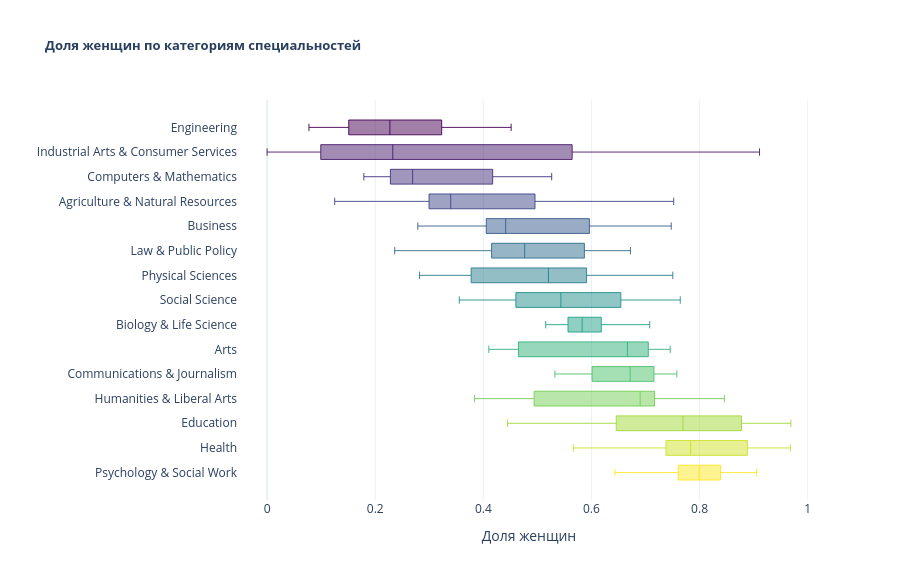

Source (notebook cell):
### Markdown cell above
$H_0$ — распределения `ShareWomen` по группам `Major_category` не различаются;  
$H_1$ — хотя бы одна группа `Major_category` значимо отличается по `ShareWomen`.

### Code cell
order = (
    df.groupby("Major_category", observed=True)["ShareWomen"]
    .median()
    .sort_values(ascending=True)
    .index.tolist()
)

colors = pc.sample_colorscale("Viridis", len(order))
color_map = dict(zip(order, colors))

fig = px.box(
    df,
    y="Major_category",
    x="ShareWomen",
    color="Major_category",
    category_orders={"Major_category": order},
    color_discrete_map=color_map,
    labels={"ShareWomen": "Доля женщин", "Major_category": ""},
    title="<b>Доля женщин по категориям специальностей</b>",
    template="plotly_white",
)
fig.update_traces(
    boxpoints="outliers",
    marker=dict(size=4, opacity=0.5),
    line=dict(width=0.9),
    width=0.6,
)
fig.update_layout(
    showlegend=False,
    title_font_size=13,
    width=900,
    height=580,
)
fig.show()

### Figure 1 — Plotly figure (JSON) as saved in the notebook; plotly's stock layout.template omitted (floating-point values rounded to 4 significant figures)
{"data": [{"alignmentgroup": "True", "boxpoints": "outliers", "hovertemplate": "=%{y}<br>Доля женщин=%{x}<extra></extra>", "legendgroup": "Engineering", "line": {"width": 0.9}, "marker": {"color": "rgb(68, 1, 84)", "opacity": 0.5, "size": 4}, "name": "Engineering", "notched": false, "offsetgroup": "Engineering", "orientation": "h", "showlegend": true, "type": "box", "width": 0.6, "x": [0.1206, 0.1019, 0.153, 0.1073, 0.3416, 0.145, 0.1196, 0.1965, 0.1994, 0.1398, 0.4378, 0.3108, 0.184, 0.3208, 0.3435, 0.253, 0.3504, 0.2926, 0.3251, 0.2271, 0.19, 0.3422, 0.2514, 0.3222, 0.2492, 0.1741, 0.4515, 0.2, 0.07745], "x0": " ", "xaxis": "x", "y": ["Engineering", "Engineering", "Engineering", "Engineering", "Engineering", "Engineering", "Engineering", "Engineering", "Engineering", "Engineering", "Engineering", "Engineering", "Engineering", "Engineering", "Engineering", "Engineering", "Engineering", "Engineering", "Engineering", "Engineering", "Engineering", "Engineering", "Engineering", "Engineering", "Engineering", "Engineering", "Engineering", "Engineering", "Engineering"], "y0": " ", "yaxis": "y"}, {"alignmentgroup": "True", "boxpoints": "outliers", "hovertemplate": "=%{y}<br>Доля женщин=%{x}<extra></extra>", "legendgroup": "Industrial Arts & Consumer Services", "line": {"width": 0.9}, "marker": {"color": "rgb(71, 26, 107)", "opacity": 0.5, "size": 4}, "name": "Industrial Arts & Consumer Services", "notched": false, "offsetgroup": "Industrial Arts & Consumer Services", "orientation": "h", "showlegend": true, "type": "box", "width": 0.6, "x": [0.09071, 0.0, 0.2324, 0.125, 0.5028, 0.9109, 0.5848], "x0": " ", "xaxis": "x", "y": ["Industrial Arts & Consumer Services", "Industrial Arts & Consumer Services", "Industrial Arts & Consumer Services", "Industrial Arts & Consumer Services", "Industrial Arts & Consumer Services", "Industrial Arts & Consumer Services", "Industrial Arts & Consumer Services"], "y0": " ", "yaxis": "y"}, {"alignmentgroup": "True", "boxpoints": "outliers", "hovertemplate": "=%{y}<br>Доля женщин=%{x}<extra></extra>", "legendgroup": "Computers & Mathematics", "line": {"width": 0.9}, "marker": {"color": "rgb(69, 49, 125)", "opacity": 0.5, "size": 4}, "name": "Computers & Mathematics", "notched": false, "offsetgroup": "Computers & Mathematics", "orientation": "h", "showlegend": true, "type": "box", "width": 0.6, "x": [0.2227, 0.4481, 0.2536, 0.2441, 0.5265, 0.4343, 0.179, 0.2692, 0.1809, 0.305, 0.3662], "x0": " ", "xaxis": "x", "y": ["Computers & Mathematics", "Computers & Mathematics", "Computers & Mathematics", "Computers & Mathematics", "Computers & Mathematics", "Computers & Mathematics", "Computers & Mathematics", "Computers & Mathematics", "Computers & Mathematics", "Computers & Mathematics", "Computers & Mathematics"], "y0": " ", "yaxis": "y"}, {"alignmentgroup": "True", "boxpoints": "outliers", "hovertemplate": "=%{y}<br>Доля женщин=%{x}<extra></extra>", "legendgroup": "Agriculture & Natural Resources", "line": {"width": 0.9}, "marker": {"color": "rgb(63, 71, 136)", "opacity": 0.5, "size": 4}, "name": "Agriculture & Natural Resources", "notched": false, "offsetgroup": "Agriculture & Natural Resources", "orientation": "h", "showlegend": true, "type": "box", "width": 0.6, "x": [0.3218, 0.4179, 0.2829, 0.3744, 0.125, 0.3051, 0.3397, 0.7521, 0.7285], "x0": " ", "xaxis": "x", "y": ["Agriculture & Natural Resources", "Agriculture & Natural Resources", "Agriculture & Natural Resources", "Agriculture & Natural Resources", "Agriculture & Natural Resources", "Agriculture & Natural Resources", "Agriculture & Natural Resources", "Agriculture & Natural Resources", "Agriculture & Natural Resources"], "y0": " ", "yaxis": "y"}, {"alignmentgroup": "True", "boxpoints": "outliers", "hovertemplate": "=%{y}<br>Доля женщин=%{x}<extra></extra>", "legendgroup": "Business", "line": {"width": 0.9}, "marker": {"color": "rgb(55, 91, 140)", "opacity": 0.5, "size": 4}, "name": "Business", "notched": false, "offsetgroup": "Business", "orientation": "h", "showlegend": true, "type": "box", "width": 0.6, "x": [0.4414, 0.2788, 0.3248, 0.3408, 0.4305, 0.5242, 0.4363, 0.5897, 0.4269, 0.4732, 0.6157, 0.7476, 0.6517], "x0": " ", "xaxis": "x", "y": ["Business", "Business", "Business", "Business", "Business", "Business", "Business", "Business", "Business", "Business", "Business", "Business", "Business"], "y0": " ", "yaxis": "y"}, {"alignmentgroup": "True", "boxpoints": "outliers", "hovertemplate": "=%{y}<br>Доля женщин=%{x}<extra></extra>", "legendgroup": "Law & Public Policy", "line": {"width": 0.9}, "marker": {"color": "rgb(47, 110, 142)", "opacity": 0.5, "size": 4}, "name": "Law & Public Policy", "notched": false, "offsetgroup": "Law & Public Policy", "orientation": "h", "showlegend": true, "type": "box", "width": 0.6, "x": [0.2361, 0.5585, 0.6722, 0.4765, 0.475], "x0": " ", "xaxis": "x", "y": ["Law & Public Policy", "Law & Public Policy", "Law & Public Policy", "Law & Public Policy", "Law & Public Policy"], "y0": " ", "yaxis": "y"}, {"alignmentgroup": "True", "boxpoints": "outliers", "hovertemplate": "=%{y}<br>Доля женщин=%{x}<extra></extra>", "legendgroup": "Physical Sciences", "line": {"width": 0.9}, "marker": {"color": "rgb(40, 126, 142)", "opacity": 0.5, "size": 4}, "name": "Physical Sciences", "notched": false, "offsetgroup": "Physical Sciences", "orientation": "h", "showlegend": true, "type": "box", "width": 0.6, "x": [0.5357, 0.7505, 0.2819, 0.689, 0.3774, 0.5051, 0.4702, 0.591, 0.5646, 0.3213], "x0": " ", "xaxis": "x", "y": ["Physical Sciences", "Physical Sciences", "Physical Sciences", "Physical Sciences", "Physical Sciences", "Physical Sciences", "Physical Sciences", "Physical Sciences", "Physical Sciences", "Physical Sciences"], "y0": " ", "yaxis": "y"}, {"alignmentgroup": "True", "boxpoints": "outliers", "hovertemplate": "=%{y}<br>Доля женщин=%{x}<extra></extra>", "legendgroup": "Social Science", "line": {"width": 0.9}, "marker": {"color": "rgb(34, 144, 140)", "opacity": 0.5, "size": 4}, "name": "Social Science", "notched": false, "offsetgroup": "Social Science", "orientation": "h", "showlegend": true, "type": "box", "width": 0.6, "x": [0.3555, 0.633, 0.5434, 0.4859, 0.3829, 0.4954, 0.7184, 0.7643, 0.6069], "x0": " ", "xaxis": "x", "y": ["Social Science", "Social Science", "Social Science", "Social Science", "Social Science", "Social Science", "Social Science", "Social Science", "Social Science"], "y0": " ", "yaxis": "y"}, {"alignmentgroup": "True", "boxpoints": "outliers", "hovertemplate": "=%{y}<br>Доля женщин=%{x}<extra></extra>", "legendgroup": "Biology & Life Science", "line": {"width": 0.9}, "marker": {"color": "rgb(34, 162, 135)", "opacity": 0.5, "size": 4}, "name": "Biology & Life Science", "notched": false, "offsetgroup": "Biology & Life Science", "orientation": "h", "showlegend": true, "type": "box", "width": 0.6, "x": [0.7077, 0.5649, 0.5942, 0.5155, 0.5809, 0.5154, 0.529, 0.5846, 0.6182, 0.6381, 0.5566, 0.6019, 0.5764, 0.6373], "x0": " ", "xaxis": "x", "y": ["Biology & Life Science", "Biology & Life Science", "Biology & Life Science", "Biology & Life Science", "Biology & Life Science", "Biology & Life Science", "Biology & Life Science", "Biology & Life Science", "Biology & Life Science", "Biology & Life Science", "Biology & Life Science", "Biology & Life Science", "Biology & Life Science", "Biology & Life Science"], "y0": " ", "yaxis": "y"}, {"alignmentgroup": "True", "boxpoints": "outliers", "hovertemplate": "=%{y}<br>Доля женщин=%{x}<extra></extra>", "legendgroup": "Arts", "line": {"width": 0.9}, "marker": {"color": "rgb(48, 178, 124)", "opacity": 0.5, "size": 4}, "name": "Arts", "notched": false, "offsetgroup": "Arts", "orientation": "h", "showlegend": true, "type": "box", "width": 0.6, "x": [0.4102, 0.6904, 0.4232, 0.5067, 0.667, 0.7457, 0.72, 0.6661], "x0": " ", "xaxis": "x", "y": ["Arts", "Arts", "Arts", "Arts", "Arts", "Arts", "Arts", "Arts"], "y0": " ", "yaxis": "y"}, {"alignmentgroup": "True", "boxpoints": "outliers", "hovertemplate": "=%{y}<br>Доля женщин=%{x}<extra></extra>", "legendgroup": "Communications & Journalism", "line": {"width": 0.9}, "marker": {"color": "rgb(77, 193, 107)", "opacity": 0.5, "size": 4}, "name": "Communications & Journalism", "notched": false, "offsetgroup": "Communications & Journalism", "orientation": "h", "showlegend": true, "type": "box", "width": 0.6, "x": [0.67, 0.6731, 0.7581, 0.5323], "x0": " ", "xaxis": "x", "y": ["Communications & Journalism", "Communications & Journalism", "Communications & Journalism", "Communications & Journalism"], "y0": " ", "yaxis": "y"}, {"alignmentgroup": "True", "boxpoints": "outliers", "hovertemplate": "=%{y}<br>Доля женщин=%{x}<extra></extra>", "legendgroup": "Humanities & Liberal Arts", "line": {"width": 0.9}, "marker": {"color": "rgb(115, 207, 85)", "opacity": 0.5, "size": 4}, "name": "Humanities & Liberal Arts", "notched": false, "offsetgroup": "Humanities & Liberal Arts", "orientation": "h", "showlegend": true, "type": "box", "width": 0.6, "x": [0.4297, 0.7199, 0.4487, 0.734, 0.6521, 0.734, 0.4168, 0.7009, 0.687, 0.8459, 0.6974, 0.3837, 0.7071, 0.6901, 0.6295], "x0": " ", "xaxis": "x", "y": ["Humanities & Liberal Arts", "Humanities & Liberal Arts", "Humanities & Liberal Arts", "Humanities & Liberal Arts", "Humanities & Liberal Arts", "Humanities & Liberal Arts", "Humanities & Liberal Arts", "Humanities & Liberal Arts", "Humanities & Liberal Arts", "Humanities & Liberal Arts", "Humanities & Liberal Arts", "Humanities & Liberal Arts", "Humanities & Liberal Arts", "Humanities & Liberal Arts", "Humanities & Liberal Arts"], "y0": " ", "yaxis": "y"}, {"alignmentgroup": "True", "boxpoints": "outliers", "hovertemplate": "=%{y}<br>Доля женщин=%{x}<extra></extra>", "legendgroup": "Education", "line": {"width": 0.9}, "marker": {"color": "rgb(161, 217, 56)", "opacity": 0.5, "size": 4}, "name": "Education", "notched": false, "offsetgroup": "Education", "orientation": "h", "showlegend": true, "type": "box", "width": 0.6, "x": [0.8545, 0.9067, 0.8129, 0.5074, 0.728, 0.6517, 0.8772, 0.64, 0.6018, 0.686, 0.9237, 0.6839, 0.4446, 0.8107, 0.969, 0.878], "x0": " ", "xaxis": "x", "y": ["Education", "Education", "Education", "Education", "Education", "Education", "Education", "Education", "Education", "Education", "Education", "Education", "Education", "Education", "Education", "Education"], "y0": " ", "yaxis": "y"}, {"alignmentgroup": "True", "boxpoints": "outliers", "hovertemplate": "=%{y}<br>Доля женщин=%{x}<extra></extra>", "legendgroup": "Health", "line": {"width": 0.9}, "marker": {"color": "rgb(207, 225, 41)", "opacity": 0.5, "size": 4}, "name": "Health", "notched": false, "offsetgroup": "Health", "orientation": "h", "showlegend": true, "type": "box", "width": 0.6, "x": [0.896, 0.7539, 0.9278, 0.6307, 0.8813, 0.8645, 0.7644, 0.7921, 0.5666, 0.7219, 0.7746, 0.968], "x0": " ", "xaxis": "x", "y": ["Health", "Health", "Health", "Health", "Health", "Health", "Health", "Health", "Health", "Health", "Health", "Health"], "y0": " ", "yaxis": "y"}, {"alignmentgroup": "True", "boxpoints": "outliers", "hovertemplate": "=%{y}<br>Доля женщин=%{x}<extra></extra>", "legendgroup": "Psychology & Social Work", "line": {"width": 0.9}, "marker": {"color": "rgb(253, 231, 37)", "opacity": 0.5, "size": 4}, "name": "Psychology & Social Work", "notched": false, "offsetgroup": "Psychology & Social Work", "orientation": "h", "showlegend": true, "type": "box", "width": 0.6, "x": [0.6433, 0.702, 0.7799, 0.9041, 0.7989, 0.9056, 0.8171, 0.7999, 0.7987], "x0": " ", "xaxis": "x", "y": ["Psychology & Social Work", "Psychology & Social Work", "Psychology & Social Work", "Psychology & Social Work", "Psychology & Social Work", "Psychology & Social Work", "Psychology & Social Work", "Psychology & Social Work", "Psychology & Social Work"], "y0": " ", "yaxis": "y"}], "layout": {"boxmode": "overlay", "height": 580, "legend": {"title": {"text": ""}, "tracegroupgap": 0}, "showlegend": false, "title": {"font": {"size": 13}, "text": "<b>Доля женщин по категориям специальностей</b>"}, "width": 900, "xaxis": {"anchor": "y", "domain": [0, 1], "title": {"text": "Доля женщин"}}, "yaxis": {"anchor": "x", "categoryarray": ["Psychology & Social Work", "Health", "Education", "Humanities & Liberal Arts", "Communications & Journalism", "Arts", "Biology & Life Science", "Social Science", "Physical Sciences", "Law & Public Policy", "Business", "Agriculture & Natural Resources", "Computers & Mathematics", "Industrial Arts & Consumer Services", "Engineering"], "categoryorder": "array", "domain": [0, 1], "title": {"text": ""}}}}
